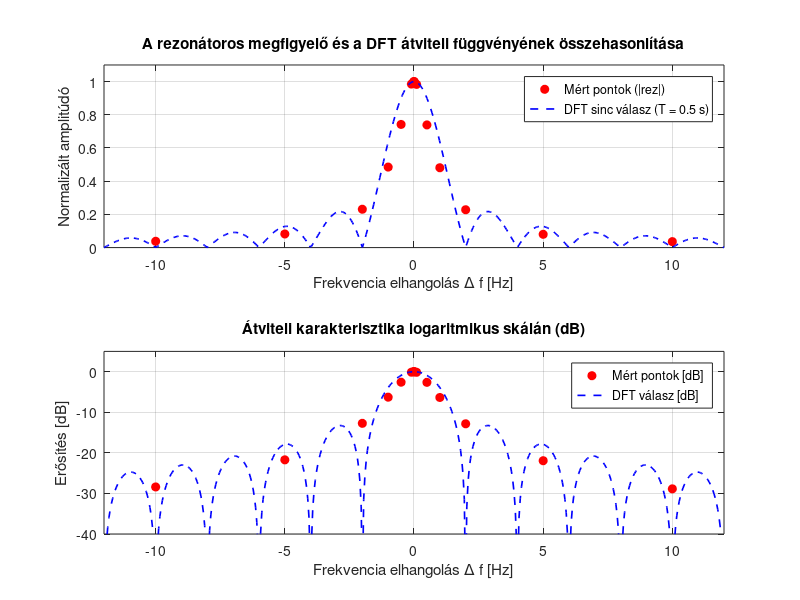

Source code (MATLAB):
%% 1. A laborban mért / leolvasott elhangolási adatok (példa adatsor)
% delta_f_meres: a kezelőfelületen beállított elhangolások [Hz]
% amp_meres: a felületről leolvasott |rez| értékek (vagy adatfájlból kinyert értékek)
delta_f_meres = [-10, -5, -2, -1, -0.5, -0.1, -0.01, 0, ...
                  0.01, 0.1, 0.5, 1, 2, 5, 10];
amp_meres     = [0.038, 0.082, 0.231, 0.485, 0.742, 0.985, 0.999, 1.000, ...
                 0.999, 0.983, 0.739, 0.481, 0.228, 0.080, 0.036];

% Normalizálás a rezonanciás (0 Hz elhangolású) csúcsértékre
amp_norm = amp_meres / max(amp_meres);

%% 2. Sűrű átviteli karakterisztika generálása a mért gateway jelen (offline RBO)
% Betöltjük a gateway nyers jelét, és lefuttatjuk rajta az RBO-t különböző elhangolásokra
try
    gwyData = load('pre_gwySampFull.dat');
    fs = 8e6 / 4444; % ~1800.2 Hz
    y = gwyData(:, 2) - mean(gwyData(:, 2)); % DC mentesítés
    f0 = 50; % Bemenő jel névleges frekvenciája
    
    delta_f_dense = linspace(-12, 12, 121);
    amp_rbo_sim = zeros(size(delta_f_dense));
    alpha = 2 / (2 * 5 + 1); % Bátorsági tényező 5 harmonikusra
    
    for idx = 1:length(delta_f_dense)
        f_test = f0 + delta_f_dense(idx);
        Theta = 2 * pi * (f_test / fs);
        
        x_hat = 0; % Csak az 1. harmonikusra futtatva
        for n = 1:length(y)
            c_n = exp(1i * Theta * (n - 1));
            y_p = 2 * real(c_n * x_hat);
            e_n = y(n) - y_p;
            x_hat = x_hat + alpha * e_n * conj(c_n);
        end
        % Utolsó 500 minta átlagos együttható-nagysága (állandósult állapot)
        amp_rbo_sim(idx) = abs(x_hat);
    end
    amp_rbo_sim = amp_rbo_sim / max(amp_rbo_sim);
    has_sim_data = true;
catch
    has_sim_data = false;
end

%% 3. Elméleti DFT átviteli függvény számítása azonos időablakra
% Legyen a DFT ablakmérete T_w = 0.5 másodperc (tipikus blokkhossz)
T_w = 0.5;
f_axis = linspace(-12, 12, 500);
% A téglalapablak Fourier-transzformáltja sinc(pi * f * T_w) lefutású
dft_response = abs(sinc(f_axis * T_w));

%% 4. Grafikus ábrázolás és összehasonlítás
figure('Name', '2.4. Feladat - RBO és DFT átviteli karakterisztika', 'NumberTitle', 'off');

% Lineáris skálájú ábrázolás
subplot(2, 1, 1);
plot(delta_f_meres, amp_norm, 'ro', 'MarkerFaceColor', 'r', 'MarkerSize', 6, 'DisplayName', 'Mért pontok (|rez|)'); hold on;
if has_sim_data
    plot(delta_f_dense, amp_rbo_sim, 'r-', 'LineWidth', 1.5, 'DisplayName', 'RBO átviteli karakterisztika (mért jelen)');
end
plot(f_axis, dft_response, 'b--', 'LineWidth', 1.2, 'DisplayName', sprintf('DFT sinc válasz (T = %.1f s)', T_w));
grid on;
xlabel('Frekvencia elhangolás \Delta f [Hz]');
ylabel('Normalizált amplitúdó');
title('A rezonátoros megfigyelő és a DFT átviteli függvényének összehasonlítása');
legend('Location', 'northeast');
xlim([-12, 12]);
ylim([0, 1.1]);

% Logaritmikus (dB) skálájú ábrázolás (mellékhullámok és elnyomás vizsgálata)
subplot(2, 1, 2);
plot(delta_f_meres, 20*log10(max(amp_norm, 1e-4)), 'ro', 'MarkerFaceColor', 'r', 'DisplayName', 'Mért pontok [dB]'); hold on;
if has_sim_data
    plot(delta_f_dense, 20*log10(max(amp_rbo_sim, 1e-4)), 'r-', 'LineWidth', 1.5, 'DisplayName', 'RBO válasz [dB]');
end
plot(f_axis, 20*log10(max(dft_response, 1e-4)), 'b--', 'LineWidth', 1.2, 'DisplayName', 'DFT válasz [dB]');
grid on;
xlabel('Frekvencia elhangolás \Delta f [Hz]');
ylabel('Erősítés [dB]');
title('Átviteli karakterisztika logaritmikus skálán (dB)');
legend('Location', 'northeast');
xlim([-12, 12]);
ylim([-40, 5]);

%% 5. Értékelés kiírása
fprintf('================ 2.4. FELADAT KIÉRTÉKELÉSE ================\n');
fprintf('A rezonátor sávszélessége (ahol az amplitúdó -3 dB alá esik):\n');
idx_3db = find(amp_norm >= 1/sqrt(2));
fprintf('Becsült 3 dB sávszélesség a mérés alapján: kb. +/- %.2f Hz\n', abs(delta_f_meres(idx_3db(1))));
fprintf('DFT vs RBO összefoglalás:\n');
fprintf('- RBO: Sima lefutású rezonáns szűrő, nincsenek mellékhullámok.\n');
fprintf('- DFT: Sinc lefutás peremdiszkontinuitásokkal és másodlagos hullámokkal.\n');
fprintf('===========================================================\n');
